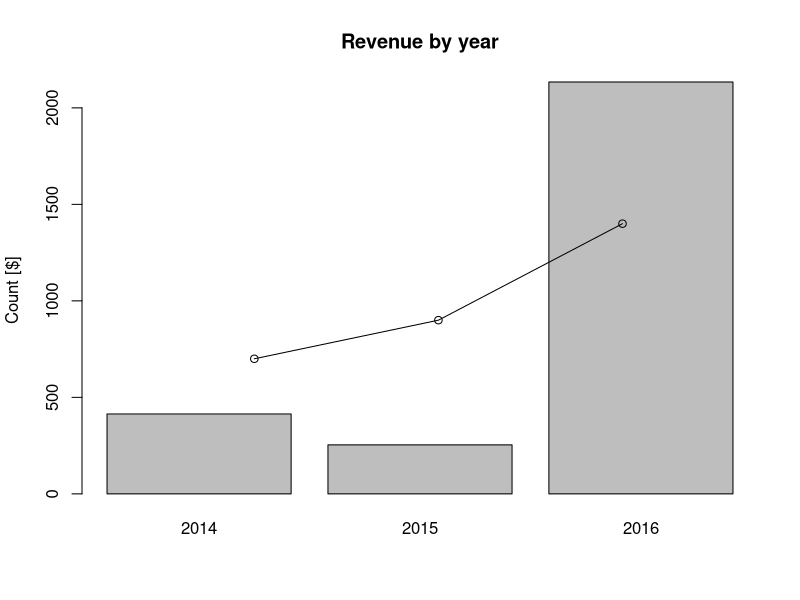
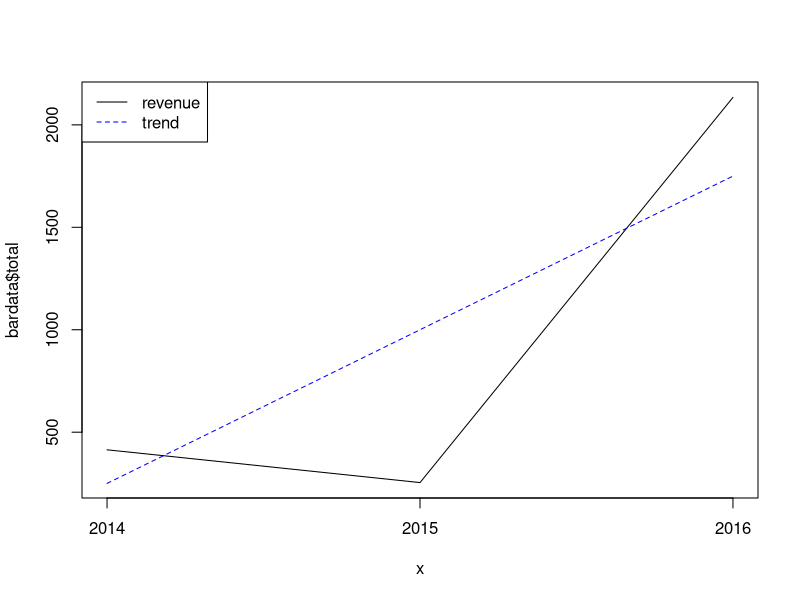

Here is the R script that generated these plots, in order:
revenue <- data.frame(total=as.numeric(c(250, 20, 35, 0, 5, 120, 550, 12, 14, 18,
                                         50, 130, 15, 44, 33, 250, 0, 99, 95, 20,
                                         30, 200, 350, 11, 55, 0, 12, 160, 44, 180)),
                      areas=c('L', 'M', 'L', 'F', 'M', 'M', 'F', 'M', 'F', 'M',
                              'L', 'M', 'L', 'F', 'M', 'M', 'F', 'M', 'F', 'M',
                              'L', 'M', 'L', 'F', 'M', 'M', 'F', 'M', 'F', 'M'),
                      years=c('2014', '2015', '2015', '2014', '2014', '2016', '2016', '2015', '2015', '2015',
                              '2015', '2016', '2014', '2016', '2014', '2016', '2016', '2014', '2016', '2015',
                              '2015', '2016', '2016', '2016', '2015', '2016', '2014', '2016', '2016', '2016'))

# count units and total revenue per year
bardata <- aggregate(total~years, data=revenue, sum)
bardata$freq <- aggregate(total~years, data=revenue, length)$total

# Plot the revenue and units (* 100) in one graph
barplot(bardata$total, names.arg = bardata$years , ylab="Count [$]", main="Revenue by year")
lines(bardata$freq*100)
points(bardata$freq*100)

# Plot revenue per years
x <- as.integer(as.character(bardata$years))
plot(x, bardata$total, type='l', xaxt="n")
axis(1, at=round(x, 0))

# displaying the trend
lines(x, c(250, 1000, 1750), type='l', lty=2, col="blue")
legend("topleft", c("revenue", "trend"), col=c("black", "blue"), lty=1:2)
